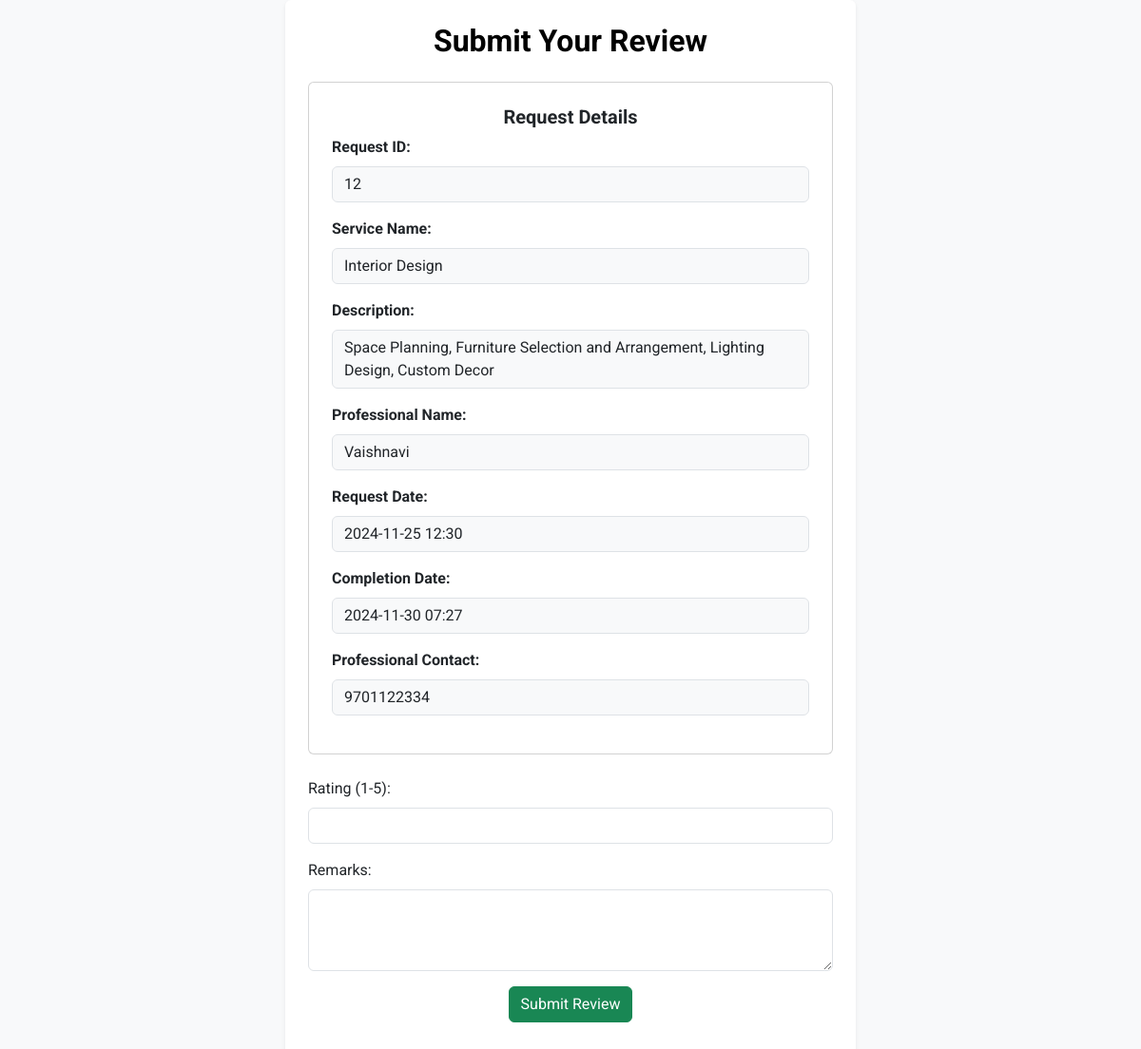
The page /complete_service/12 (signed in) on the database its author committed.
### application/models.py (models this page shows)
class ServiceRequest(db.Model):
    __tablename__ = 'Service_Requests'
    id = db.Column(db.Integer, primary_key=True, autoincrement=True)
    customer_id = db.Column(db.Integer, db.ForeignKey('Customers.id', ondelete="CASCADE"), nullable=False)
    service_id = db.Column(db.Integer, db.ForeignKey('Services.id', ondelete="CASCADE"), nullable=False)
    professional_id = db.Column(db.Integer, db.ForeignKey('Professionals.id', ondelete="CASCADE"), nullable=False)
    request_date = db.Column(db.DateTime, nullable=False, default=datetime.utcnow)
    completed_date = db.Column(db.DateTime)
    status = db.Column(db.String(20), nullable=False)
    is_completed_professional = db.Column(db.Boolean(20), nullable=False)
    is_completed_customer = db.Column(db.Boolean(20), nullable=False)
    rating = db.Column(db.Numeric(3, 2))
    customer = db.relationship('Customer', back_populates='service_requests')
    service = db.relationship('Service', back_populates='service_requests')
    professional = db.relationship('Professional', back_populates='service_requests')
    review = db.relationship(
        'Review',
        back_populates='service_request',
        cascade="all, delete-orphan",
        uselist=False
    )

class Service(db.Model):
    __tablename__ = 'Services'
    id = db.Column(db.Integer, primary_key=True, autoincrement=True)
    name = db.Column(db.Text, nullable=False, unique=True)
    base_price = db.Column(db.Numeric(10, 2), nullable=False)
    description = db.Column(db.Text, nullable=False)
    time_required = db.Column(db.Integer, nullable=False)
    category = db.Column(db.Text, nullable = False)
    professionals = db.relationship(
        'Professional',
        back_populates='service',
        cascade="all, delete-orphan"
    )
    service_requests = db.relationship(
        'ServiceRequest',
        back_populates='service',
        cascade="all, delete-orphan"
    )

class Professional(db.Model):
    __tablename__ = 'Professionals'
    id = db.Column(db.Integer, primary_key=True, autoincrement=True)
    user_id = db.Column(db.Integer, db.ForeignKey('Users.id', ondelete="CASCADE"), nullable=False)
    service_id = db.Column(db.Integer, db.ForeignKey('Services.id', ondelete="SET NULL"), nullable=False)
    name = db.Column(db.Text, nullable=False)
    phone = db.Column(db.Text, nullable=False)
    experience_years = db.Column(db.Integer, nullable=False)
    description = db.Column(db.Text, nullable=False)
    is_verified = db.Column(db.Text, default=False)
    documents_path = db.Column(db.Text)
    average_rating = db.Column(db.Numeric(3, 2), default=0.0)
    is_blocked = db.Column(db.Boolean, default = False)
    location = db.Column(db.Text, nullable = False)
    pincode = db.Column(db.Integer, nullable = False)
    user = db.relationship('User', back_populates='professional')
    service = db.relationship('Service', back_populates='professionals')
    service_requests = db.relationship(
        'ServiceRequest',
        back_populates='professional',
        cascade="all, delete-orphan"
    )
    reviews = db.relationship(
        'Review',
        back_populates='professional',
        cascade="all, delete-orphan"
    )

### app.py (the view, shortened to what this page needs)
@app.route('/complete_service/<int:request_id>', methods=['GET', 'POST'])
def complete_service(request_id):
    service_request = ServiceRequest.query.get_or_404(request_id)
    service_request.completed_date = datetime.utcnow()
    service_request.status = "Completed"
    db.session.commit()
    return render_template('review_form.html', service_request=service_request)

### templates/review_form.html (shortened to what this page needs)
<html lang="en">
<head>
    <link href="https://cdn.jsdelivr.net/npm/bootstrap@5.3.2/dist/css/bootstrap.min.css" rel="stylesheet">
</head>
<body class="bg-light d-flex justify-content-center align-items-center min-vh-100">
    <div class="container bg-white p-4 rounded shadow-sm" style="max-width: 600px;">
        <h2 class="text-center text-black fw-bold mb-4">Submit Your Review</h2>
        <div class="card p-4 mt-4">
            <h5 class="card-title text-center fw-bold">Request Details</h5>
            <div class="mb-3">
                <label class="form-label fw-bold">Request ID:</label>
                <div class="form-control bg-light">{{ service_request.id }}</div>
            </div>
            <div class="mb-3">
                <label class="form-label fw-bold">Service Name:</label>
                <div class="form-control bg-light">{{ service_request.service.name }}</div>
            </div>
            <div class="mb-3">
                <label class="form-label fw-bold">Description:</label>
                <div class="form-control bg-light">{{ service_request.service.description }}</div>
            </div>
            <div class="mb-3">
                <label class="form-label fw-bold">Professional Name:</label>
                <div class="form-control bg-light">{{ service_request.professional.name }}</div>
            </div>
            <div class="mb-3">
                <label class="form-label fw-bold">Request Date:</label>
                <div class="form-control bg-light">{{ service_request.request_date.strftime('%Y-%m-%d %H:%M') }}</div>
            </div>
            <div class="mb-3">
                <label class="form-label fw-bold">Completion Date:</label>
                <div class="form-control bg-light">{{ service_request.completed_date.strftime('%Y-%m-%d %H:%M') }}</div>
            </div>
            <div class="mb-3">
                <label class="form-label fw-bold">Professional Contact:</label>
                <div class="form-control bg-light">{{ service_request.professional.phone }}</div>
            </div>
        </div>
        <form method="POST" action="{{ url_for('complete_service', request_id=service_request.id) }}" class="mt-4">
            <div class="mb-3">
                <label for="rating" class="form-label">Rating (1-5):</label>
                <input type="number" step="0.1" min="1" max="5" class="form-control" id="rating" name="rating" required>
            </div>
            <div class="mb-3">
                <label for="review_text" class="form-label">Remarks:</label>
                <textarea class="form-control" id="review_text" name="review_text" rows="3"></textarea>
            </div>
            <div class="text-center">
                <button type="submit" class="btn btn-success">Submit Review</button>
            </div>
        </form>
    </div>
</body>
</html>

### templates/review_form.html (style rules this page uses)
body { font-family: 'Roboto', sans-serif; background-color: #f8f9fa; }

### rows shown on the page
ServiceRequest: id "12", request_date "2024-11-25 12:30", completed_date "2024-11-30 07:27"
Service: service.name "Interior Design", service.description "Space Planning, Furniture Selection and Arrangement, Lighting Design, Custom Decor"
Professional: professional.name "Vaishnavi", professional.phone "9701122334"
